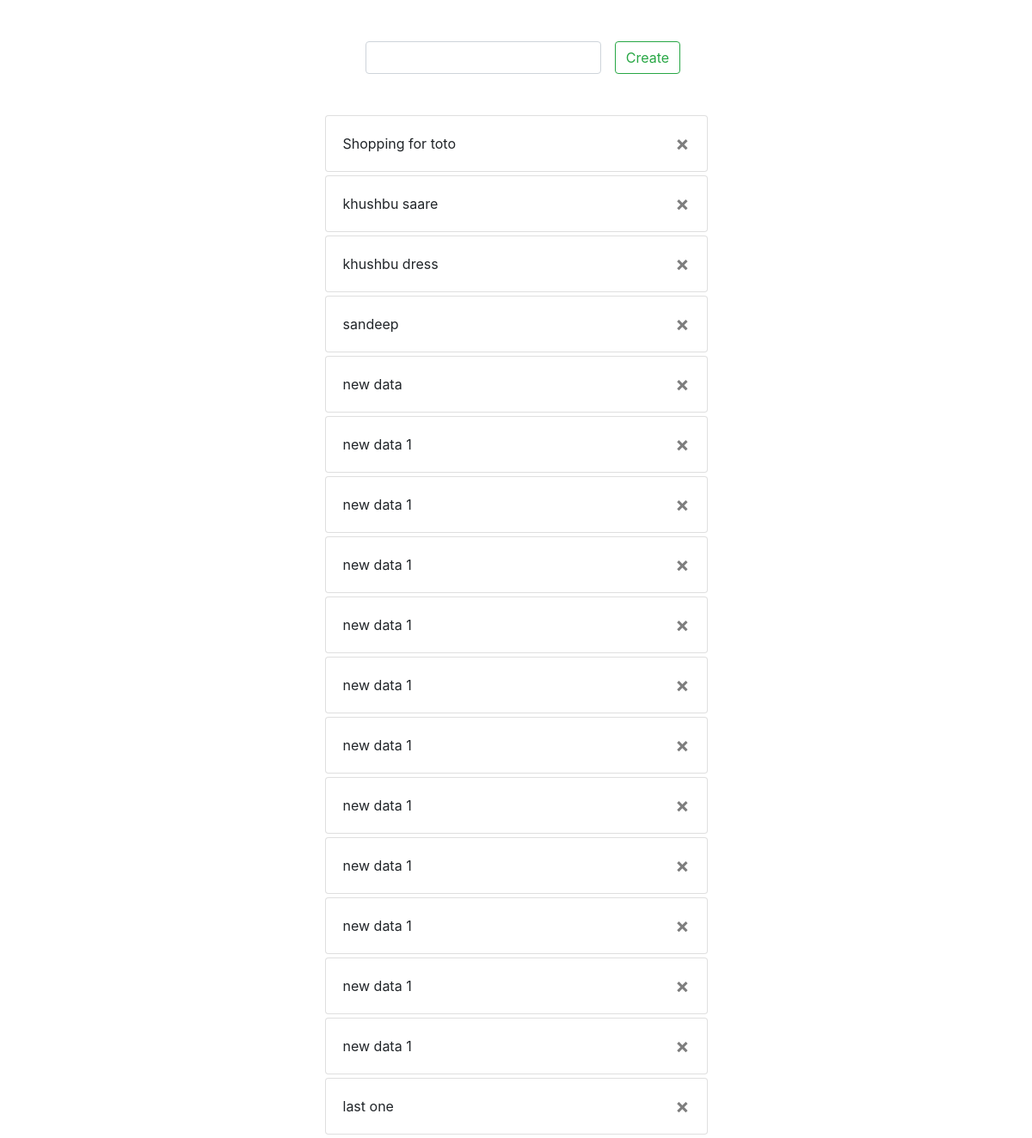
Page /task/ on the committed database.
### task/models.py (models this page shows, shortened)
class Task(models.Model):
    title = models.CharField(max_length=255)
    date = models.DateTimeField(auto_now_add=True)
    completed = models.BooleanField(default=False)

### task/views.py (the view, shortened to what this page needs)
# urls.py: path('', TaskList.as_view(), name="task_list"),
class TaskList(View):
    def get(self, request):
        form = TaskForm()
        all_task = Task.objects.all()
        return render(request, 'task/task_list.html', {'form': form, 'all_task' : all_task})

### task/forms.py
class TaskForm(forms.ModelForm):
    class Meta:
        model = Task
        fields = ['title']
        widgets = {
            'title' : forms.TextInput(attrs={'class' : 'form-control'})
        }

### task/templates/task/task_list.html (shortened to what this page needs)
{% extends 'base.html' %}
{% block content %}
<div class="col-8 mt-5">
    <form class="form-inline justify-content-center" id="createTask" method="POST" data-url="{% url 'task_list'%}">
        {% for field in form %}
            <div class="mx-3">
                {{ field }}
            </div>
        {% endfor %}
        <button type="button" class="btn btn-outline-success" id="createButton">Create</button>
    </form>
</div>
<div class="col-5 mt-5" id="taskList">
    {% for task in all_task %}
        <div class="card mb-1">
            <div class="card-body">
                {{ task.title }}
                <button type="button" class="close float-right">
                    <span aria-hidden="true">&times;</span>
                </button>
            </div>
        </div>
    {% endfor %}
</div>
{% endblock content %}

### task/templates/base.html (shortened to what this page needs)
{% load static %}
<!doctype html>
<html lang="en">
  <head>
    <link rel="stylesheet" href="https://stackpath.bootstrapcdn.com/bootstrap/4.5.0/css/bootstrap.min.css">
  </head>
  <body>
  <div class="container">
    <div class="row justify-content-center">
        {% block content %}{% endblock content %}
    </div>
  </div>
  </body>
</html>

### rows in the picture
Task: title "Shopping for toto"
Task: title "khushbu saare"
Task: title "khushbu dress"
Task: title "sandeep"
Task: title "new data"
Task: title "new data 1"
Task: title "new data 1"
Task: title "new data 1"
Task: title "new data 1"
Task: title "new data 1"
Task: title "new data 1"
Task: title "new data 1"
Task: title "new data 1"
Task: title "new data 1"
Task: title "new data 1"
Task: title "new data 1"
Task: title "last one"
